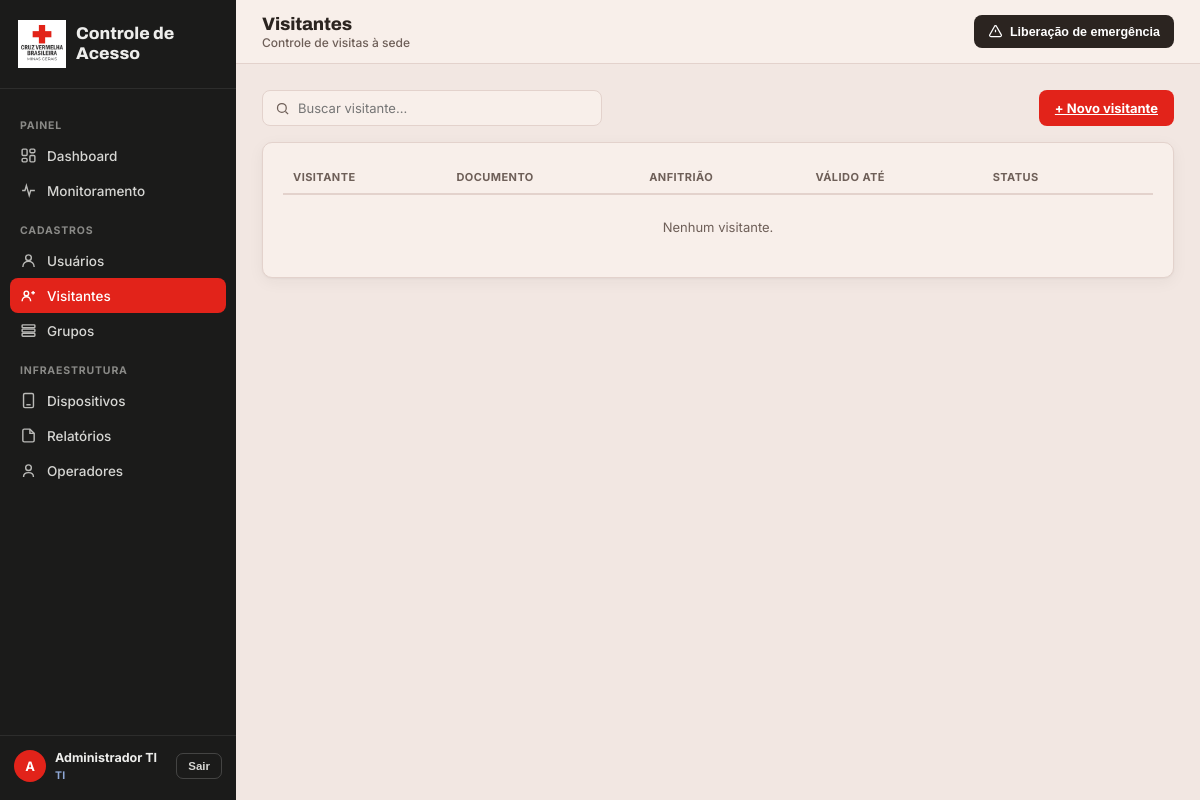
The app's page /visitantes (signed in) with its own data.
### models.py (models this page shows, shortened)
class Operador(db.Model):
    __tablename__ = "operadores"
    id = db.Column(db.Integer, primary_key=True)
    login = db.Column(db.String(60), unique=True, nullable=False)
    nome = db.Column(db.String(120), nullable=False)
    perfil = db.Column(db.String(20), nullable=False, default="portaria")
    senha_hash = db.Column(db.String(255), nullable=False)
    ativo = db.Column(db.Boolean, nullable=False, default=True)
    trocar_senha = db.Column(db.Boolean, nullable=False, default=True)
    @property
    def eh_ti(self):
        return self.perfil == "ti"

### app.py (the view)
@app.route("/visitantes")
@login_required
def visitantes():
    q = (request.args.get("q") or "").strip()
    lista = Visitante.query.order_by(Visitante.valido_ate.desc()).all()
    if q:
        dq = nomes.normalizar(q).replace(" ", "")
        por_doc = [v for v in lista if dq and dq in re.sub(r"\W", "", v.documento.lower())]
        por_nome = nomes.buscar(q, lista, chave=lambda v: v.nome)
        lista = por_doc + [v for v in por_nome if v not in por_doc]
    return render_template("visitantes.html", titulo="Visitantes", sub="Controle de visitas à sede",
                           lista=lista[:300], q=q)

### app.py (called while the page is built)
@app.before_request
def carregar_operador():
    g.op = None
    if session.get("op_id"):
        op = db.session.get(Operador, session["op_id"])
        if op and op.ativo:
            g.op = op
        else:
            session.clear()

@app.before_request
def csrf_protect():
    if "csrf" not in session:
        session["csrf"] = secrets.token_hex(16)
    if request.method == "POST":
        token = request.form.get("_csrf") or request.headers.get("X-CSRF")
        if not token or not secrets.compare_digest(token, session["csrf"]):
            abort(400, "Token CSRF inválido")

@app.before_request
def forcar_troca_senha():
    if g.op and g.op.trocar_senha and request.endpoint not in ("trocar_senha", "logout", "static"):
        return redirect(url_for("trocar_senha"))

@app.after_request
def security_headers(resp):
    resp.headers["X-Content-Type-Options"] = "nosniff"
    resp.headers["X-Frame-Options"] = "DENY"
    resp.headers["Referrer-Policy"] = "same-origin"
    resp.headers["Permissions-Policy"] = "camera=(self), microphone=(), geolocation=()"
    resp.headers["Content-Security-Policy"] = (
        "default-src 'self'; img-src 'self' data: blob:; media-src 'self' blob:; "
        "style-src 'self' 'unsafe-inline' https://fonts.googleapis.com; "
        "font-src https://fonts.gstatic.com; script-src 'self' 'unsafe-inline'; frame-ancestors 'none'")
    if config.HTTPS_ENABLED:
        resp.headers["Strict-Transport-Security"] = "max-age=31536000"
    return resp

def login_required(f):
    @wraps(f)
    def w(*a, **k):
        if not g.op:
            return redirect(url_for("login", next=request.path))
        return f(*a, **k)
    return w

@app.context_processor
def inject():
    return {"op": getattr(g, "op", None), "csrf": session.get("csrf", ""),
            "mock": config.DEVICE_DRIVER == "mock", "formatar_cpf": formatar_cpf}

### templates/visitantes.html
{% extends 'base.html' %}
{% from '_macros.html' import iniciais, busca, post_btn with context %}
{% block content %}
<div class="toolbar">
  {{ busca('Buscar visitante...', q) }}
  <a class="btn" href="{{ url_for('visitante_novo') }}">+ Novo visitante</a>
</div>
<div class="panel" style="margin-bottom:0">
  <table>
    <thead><tr><th>Visitante</th><th>Documento</th><th>Anfitrião</th><th>Válido até</th><th>Status</th><th></th></tr></thead>
    <tbody>
      {% for v in lista %}
      <tr>
        <td><div class="row-user">{% if v.foto %}<img class="ph" src="{{ url_for('foto', nome=v.foto) }}" alt="">{% else %}<div class="ph">{{ iniciais(v.nome) }}</div>{% endif %}{{ v.nome }}</div></td>
        <td>{{ v.documento }}</td><td>{{ v.anfitriao.nome }}</td><td>{{ v.valido_ate.strftime('%d/%m %H:%M') }}</td>
        <td><span class="pill {{ v.situacao }}">{{ {'em_visita': 'Em visita', 'agendado': 'Agendado', 'encerrado': 'Encerrado'}[v.situacao] }}</span></td>
        <td>{% if v.situacao != 'encerrado' %}{{ post_btn(url_for('visitante_encerrar', vid=v.id), 'Encerrar visita', 'Encerrar a visita de ' ~ v.nome ~ '?') }}{% endif %}</td>
      </tr>
      {% else %}<tr><td colspan="6" style="text-align:center;color:var(--ink-soft);padding:24px">Nenhum visitante.</td></tr>{% endfor %}
    </tbody>
  </table>
</div>
{% endblock %}

### templates/base.html (shortened to what this page needs)
<!DOCTYPE html>
<html lang="pt-BR">
<head>
<link rel="stylesheet" href="{{ url_for('static', filename='style.css') }}">
</head>
<body>
{% macro nav(endpoint, label, icon, prefix=None) %}
  <a class="nav-item {{ 'active' if (request.path == url_for(endpoint) or (endpoint != 'home' and request.path.startswith(url_for(endpoint)))) else '' }}" href="{{ url_for(endpoint) }}">
    <svg viewBox="0 0 24 24" fill="none" stroke="currentColor" stroke-width="2">{{ icon|safe }}</svg><span>{{ label }}</span>
  </a>
{% endmacro %}
<aside class="sidebar">
  <div class="sidebar-brand">
    <img src="{{ url_for('static', filename='logo.webp') }}" alt="CVBMG">
    <div class="txt"><b>Controle de Acesso</b></div>
  </div>
  <nav>
    {% if op.eh_ti %}
    <div class="nav-label">Painel</div>
    {{ nav('home','Dashboard','<rect x="3" y="3" width="7" height="9" rx="1.5"/><rect x="14" y="3" width="7" height="5" rx="1.5"/><rect x="14" y="12" width="7" height="9" rx="1.5"/><rect x="3" y="16" width="7" height="5" rx="1.5"/>', '/__home') }}
    {{ nav('monitoramento','Monitoramento','<path d="M3 12h4l2-7 4 14 2-7h6"/>') }}
    {% endif %}
    <div class="nav-label">Cadastros</div>
    {{ nav('usuarios','Usuários','<circle cx="12" cy="8" r="4"/><path d="M4 21c0-4.4 3.6-8 8-8s8 3.6 8 8"/>') }}
    {{ nav('visitantes','Visitantes','<circle cx="9" cy="9" r="3.2"/><path d="M3 20c0-3.5 2.7-6.2 6-6.2s6 2.7 6 6.2"/><path d="M16 8h5M18.5 5.5v5"/>') }}
    {% if op.eh_ti %}
    {{ nav('grupos','Grupos','<rect x="3" y="4" width="18" height="4" rx="1"/><rect x="3" y="10" width="18" height="4" rx="1"/><rect x="3" y="16" width="18" height="4" rx="1"/>') }}
    <div class="nav-label">Infraestrutura</div>
    {{ nav('dispositivos','Dispositivos','<rect x="5" y="2" width="14" height="20" rx="2"/><path d="M9 18h6"/>') }}
    {% endif %}
    {{ nav('relatorios','Relatórios','<path d="M14 3H6a2 2 0 00-2 2v14a2 2 0 002 2h12a2 2 0 002-2V9z"/><path d="M14 3v6h6"/>') }}
    {% if op.eh_ti %}
    {{ nav('operadores','Operadores','<circle cx="12" cy="8" r="4"/><path d="M5 21c0-4 3-6 7-6s7 2 7 6"/>') }}
    {% endif %}
  </nav>
  <div class="sidebar-foot">
    <div class="op-avatar">{{ op.nome[:1]|upper }}</div>
    <div class="op-meta"><b>{{ op.nome }}</b><span>{{ 'TI' if op.eh_ti else 'PORTARIA' }}</span></div>
    <form method="post" action="{{ url_for('logout') }}"><input type="hidden" name="_csrf" value="{{ csrf }}"><button class="logout-btn">Sair</button></form>
  </div>
</aside>
<div class="main">
  <div class="topbar">
    <div><h1>{{ titulo }}</h1><div class="sub">{{ sub }}</div></div>
    {% if op.eh_ti %}
    <form method="post" action="{{ url_for('emergencia') }}" onsubmit="return confirm('Liberar TODAS as catracas agora?')">
      <button class="emergency-btn"><svg viewBox="0 0 24 24" fill="none" stroke="currentColor" stroke-width="2"><path d="M12 9v4M12 17h.01M10.3 3.9L2.7 17.5A1.8 1.8 0 004.3 20h15.4a1.8 1.8 0 001.6-2.6L13.7 3.9a1.8 1.8 0 00-3.4 0z"/></svg>Liberação de emergência</button>
    </form>
    {% endif %}
  </div>
  <div class="content">
    {% block content %}{% endblock %}
  </div>
</div>
</body>
</html>

### static/style.css (style rules this page uses)
:root { --red: #E2231A; --red-dark: #A8180F; --red-tint: #F3DBD8; --ink: #2B2420; --ink-soft: #6E5F58; --line: #E3D2CC; --bg: #F2E7E2; --panel: #F8EFEA; --green: #1E8E3E; --green-tint: #E9F7EE; --amber: #C97A00; --amber-tint: #FBF1E1; --radius: 10px; --shadow: 0 1px 2px rgba(38,38,36,.04), 0 4px 16px rgba(38,38,36,.05); }
* { box-sizing:border-box; margin:0; padding:0; }
body { font-family:'Inter',sans-serif; background:var(--bg); color:var(--ink); display:flex; min-height:100vh; font-size:14px; }
h1,h2,h3,.brand-word { font-family:'Archivo',sans-serif; letter-spacing:-0.01em; }
.sidebar { width:236px; background:#1B1B1A; color:#EDEDEB; display:flex; flex-direction:column; flex-shrink:0; position:sticky; top:0; height:100vh; }
.sidebar-brand { display:flex; align-items:center; gap:10px; padding:20px 18px; border-bottom:1px solid rgba(255,255,255,.08); }
.sidebar-brand img { width:48px; height:48px; object-fit:contain; }
.sidebar-brand .txt { line-height:1.15; }
.sidebar-brand .txt b { display:block; font-family:'Archivo'; font-weight:800; font-size:17px; }
nav { flex:1; padding:14px 10px 6px; overflow-y:auto; }
.nav-label { font-size:10.5px; text-transform:uppercase; letter-spacing:.08em; color:#8A8A87; font-weight:700; margin:16px 10px 6px; }
.nav-item { display:flex; align-items:center; gap:10px; padding:9px 10px; border-radius:8px; color:#D6D6D3; text-decoration:none; font-weight:500; font-size:13.5px; cursor:pointer; border:none; background:none; width:100%; text-align:left; }
.nav-item svg { width:17px; height:17px; flex-shrink:0; opacity:.85; }
.nav-item.active { background:var(--red); color:#fff; }
.nav-item.active svg { opacity:1; }
.sidebar-foot { padding:14px 14px 18px; border-top:1px solid rgba(255,255,255,.08); display:flex; align-items:center; gap:9px; }
.op-avatar { width:32px; height:32px; border-radius:50%; background:var(--red); color:#fff; font-weight:700; font-size:13px; display:flex; align-items:center; justify-content:center; flex-shrink:0; }
.op-meta { flex:1; min-width:0; }
.op-meta b { display:block; font-size:12.5px; white-space:nowrap; overflow:hidden; text-overflow:ellipsis; }
.op-meta span { font-size:10.5px; color:#8FA8D6; font-weight:700; letter-spacing:.03em; }
.logout-btn { background:none; border:1px solid rgba(255,255,255,.18); color:#D6D6D3; font-size:11.5px; font-weight:700; padding:6px 11px; border-radius:7px; cursor:pointer; flex-shrink:0; }
.main { flex:1; min-width:0; display:flex; flex-direction:column; }
.topbar { height:64px; background:var(--panel); border-bottom:1px solid var(--line); display:flex; align-items:center; justify-content:space-between; padding:0 26px; position:sticky; top:0; z-index:5; }
.topbar h1 { font-size:18px; font-weight:800; }
.topbar .sub { font-size:12px; color:var(--ink-soft); font-weight:500; margin-top:1px; }
.emergency-btn { display:flex; align-items:center; gap:7px; background:var(--ink); color:#fff; border:none; padding:9px 14px; border-radius:8px; font-weight:700; font-size:12.5px; cursor:pointer; }
.emergency-btn svg { width:15px; height:15px; }
.content { padding:26px; flex:1; }
.panel { background:var(--panel); border:1px solid var(--line); border-radius:var(--radius); padding:18px 20px; box-shadow:var(--shadow); margin-bottom:16px; }
table { width:100%; border-collapse:collapse; }
th { text-align:left; font-size:11px; text-transform:uppercase; letter-spacing:.04em; color:var(--ink-soft); font-weight:700; padding:9px 10px; border-bottom:2px solid var(--line); }
td { padding:11px 10px; border-bottom:1px solid var(--line); font-size:13px; }
tr:last-child td { border-bottom:none; }
.toolbar { display:flex; align-items:center; justify-content:space-between; margin-bottom:16px; gap:12px; }
.btn { background:var(--red); color:#fff; border:none; padding:10px 16px; border-radius:8px; font-weight:700; font-size:13px; cursor:pointer; display:inline-flex; align-items:center; gap:7px; }
.sidebar-foot form { margin:0 }

### records on screen
Operador: nome "A", nome "Administrador TI", perfil "TI"

### other values on screen
{{ label }} "Dashboard Monitoramento Usuários Visitantes Grupos Dispositivos Relatórios Operadores"
{{ titulo }} "Visitantes"
{{ sub }} "Controle de visitas à sede"
